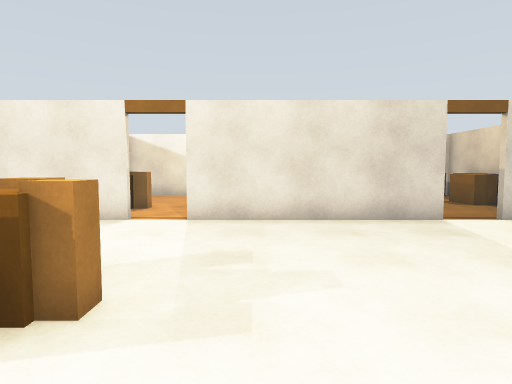
view 1 (above)

21 first-person views from a walk through a Gazebo world. The camera is 1.3 m above the floor, tilts 4° down and sees 75° across. The floor is counted in squares, 1 m on a side. Each view is taken from the middle of a square. On the plan, view 1 faces up. The plan holds only what a view shows up to about 14 squares ahead; the rest is blank.

view 2
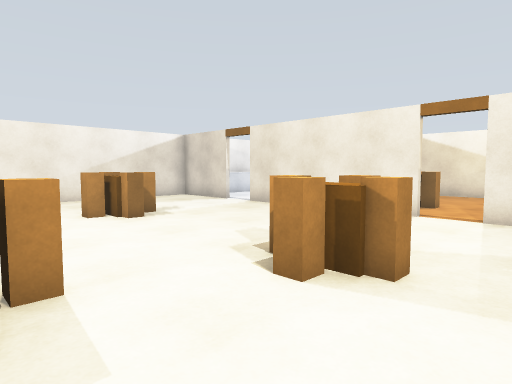

view 3
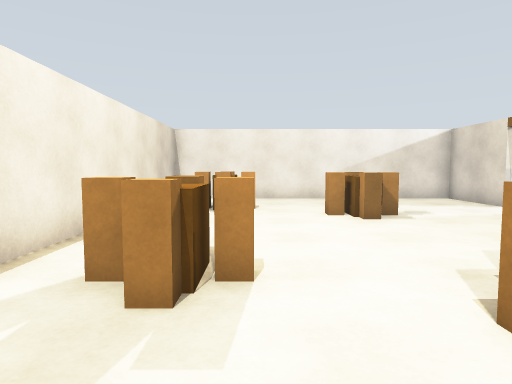

view 4
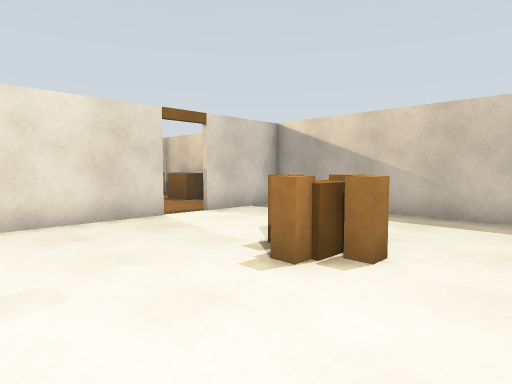

view 5
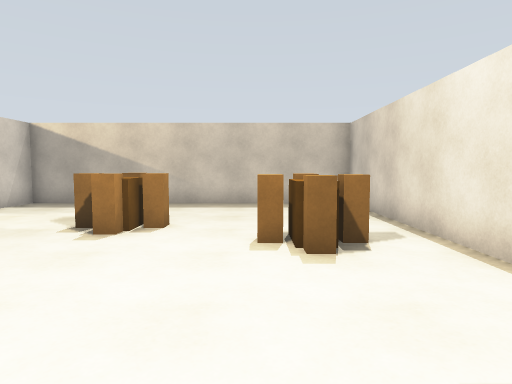

view 6
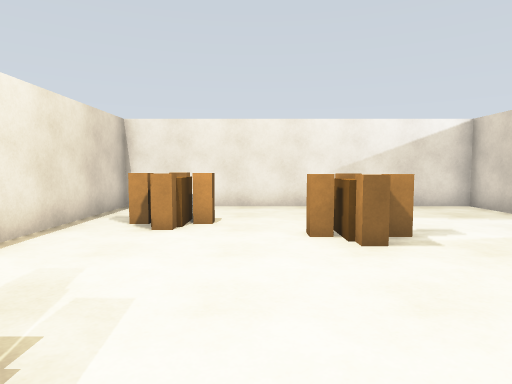

view 7
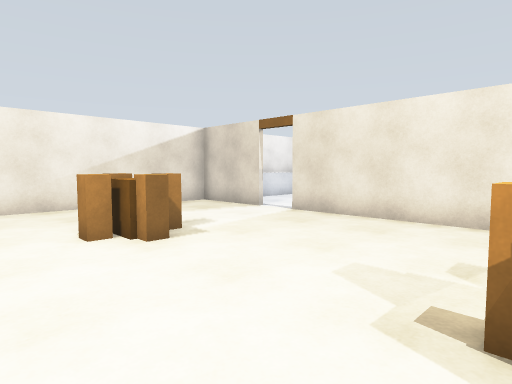

view 8
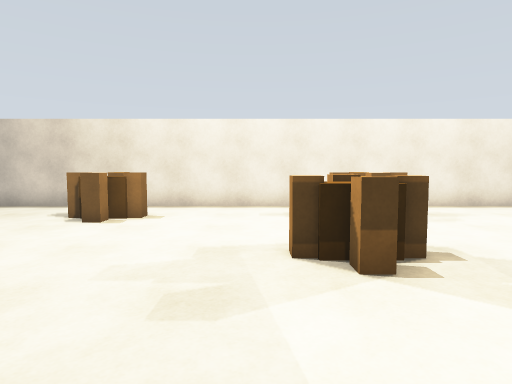

view 9
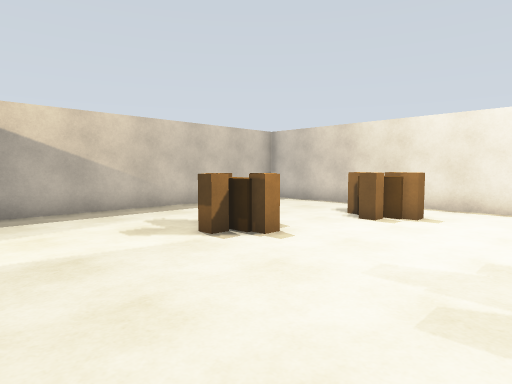

view 10
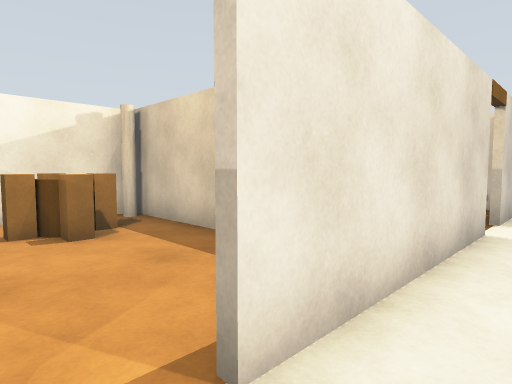

view 11
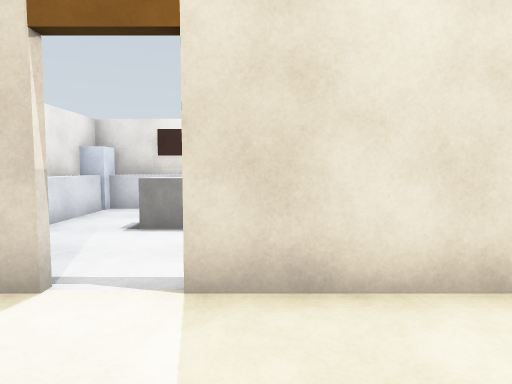

view 12
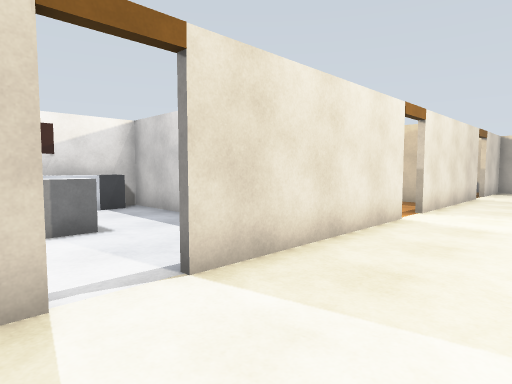

view 13
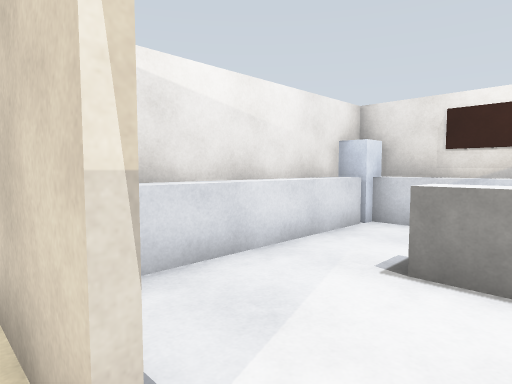

view 14
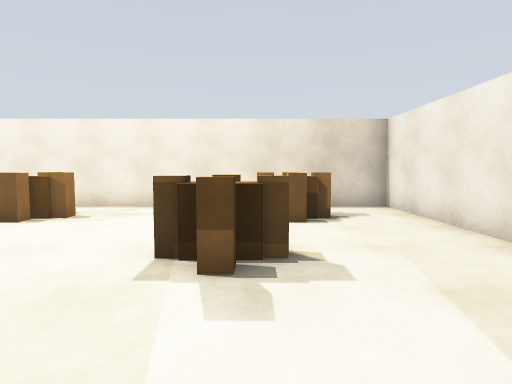

view 15
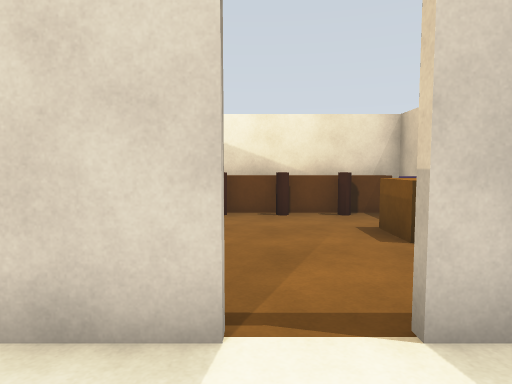

view 16
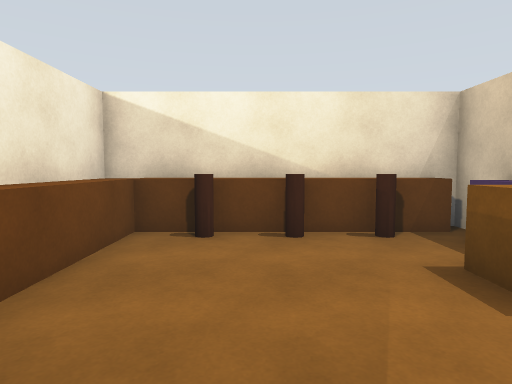

view 17
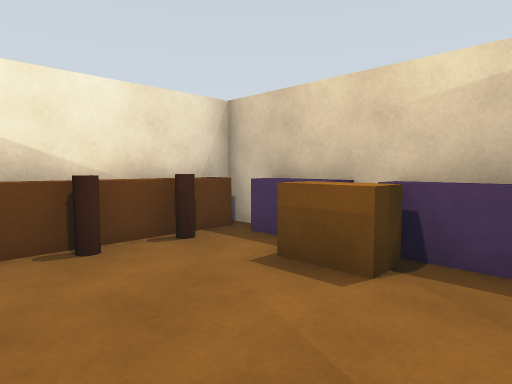

view 18
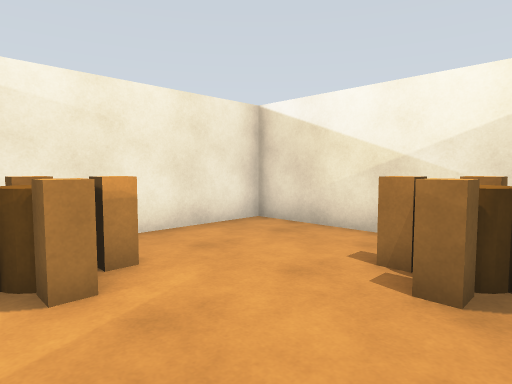

view 19
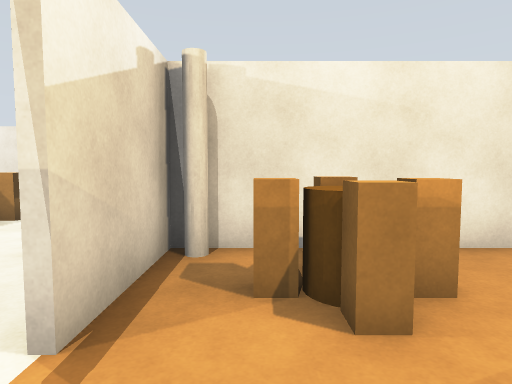

view 20
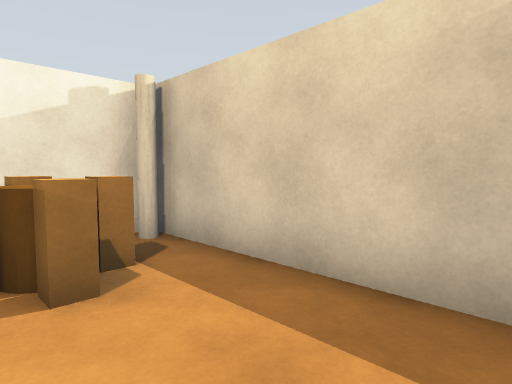

view 21
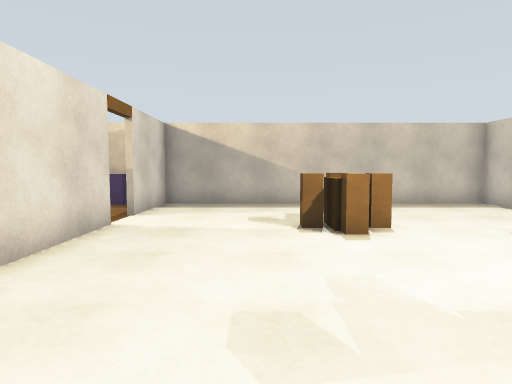

### Floor plan
Ten units are one square. View 1 is at (0, 0); x grows to the right and y downward. Boxes are objects, and circles mark ways between rooms. Rooms are numbered by the first view taken in them; rooms with no view inside come last. Other rooms are left out.
<svg viewBox="-150 -170 250 210">
<path fill="none" stroke="#000" d="M-31 -84 -98 -84M49 -84 -18 -84M-111 -84 -145 -84 -145 35 95 35 95 -84 62 -84M11 -165 -64 -165 -64 -86 -32 -86M95 -106 95 -165 15 -165M95 -91 95 -105M89 -96 89 -122M-111 -165 -139 -165M-145 -155 -145 -101M-66 -136 -66 -165 -95 -165"/>
<rect x="-125" y="5" width="10" height="10" fill="#bbb"><title>brown box</title></rect>
<rect x="-115" y="15" width="10" height="10" fill="#bbb"><title>brown box</title></rect>
<rect x="-115" y="5" width="10" height="10" fill="#bbb"><title>brown box</title></rect>
<rect x="-115" y="-5" width="10" height="10" fill="#bbb"><title>brown box</title></rect>
<rect x="-105" y="5" width="10" height="10" fill="#bbb"><title>brown box</title></rect>
<rect x="-105" y="-25" width="10" height="10" fill="#bbb"><title>brown box</title></rect>
<rect x="-105" y="-35" width="10" height="10" fill="#bbb"><title>brown box</title></rect>
<rect x="-105" y="-45" width="10" height="10" fill="#bbb"><title>brown box</title></rect>
<rect x="-95" y="-35" width="10" height="10" fill="#bbb"><title>brown box</title></rect>
<rect x="-55" y="5" width="10" height="10" fill="#bbb"><title>brown box</title></rect>
<rect x="-45" y="15" width="10" height="10" fill="#bbb"><title>brown box</title></rect>
<rect x="-45" y="5" width="10" height="10" fill="#bbb"><title>brown box</title></rect>
<rect x="-45" y="-5" width="10" height="10" fill="#bbb"><title>brown box</title></rect>
<rect x="-35" y="5" width="10" height="10" fill="#bbb"><title>brown box</title></rect>
<rect x="-35" y="-25" width="10" height="10" fill="#bbb"><title>brown box</title></rect>
<rect x="-35" y="-35" width="10" height="10" fill="#bbb"><title>brown box</title></rect>
<rect x="-35" y="-45" width="10" height="10" fill="#bbb"><title>brown box</title></rect>
<rect x="-25" y="-35" width="10" height="10" fill="#bbb"><title>brown box</title></rect>
<rect x="15" y="5" width="10" height="10" fill="#bbb"><title>brown box</title></rect>
<rect x="25" y="15" width="10" height="10" fill="#bbb"><title>brown box</title></rect>
<rect x="25" y="5" width="10" height="10" fill="#bbb"><title>brown box</title></rect>
<rect x="25" y="-5" width="10" height="10" fill="#bbb"><title>brown box</title></rect>
<rect x="35" y="5" width="10" height="10" fill="#bbb"><title>brown box</title></rect>
<rect x="35" y="-25" width="10" height="10" fill="#bbb"><title>brown box</title></rect>
<rect x="35" y="-35" width="10" height="10" fill="#bbb"><title>brown box</title></rect>
<rect x="35" y="-45" width="10" height="10" fill="#bbb"><title>brown box</title></rect>
<rect x="45" y="-35" width="10" height="10" fill="#bbb"><title>other object</title></rect>
<rect x="-65" y="-95" width="10" height="10" fill="#bbb"><title>white pole</title></rect>
<rect x="-55" y="-105" width="10" height="10" fill="#bbb"><title>brown box</title></rect>
<rect x="-55" y="-115" width="10" height="10" fill="#bbb"><title>brown box</title></rect>
<rect x="-55" y="-125" width="10" height="10" fill="#bbb"><title>brown box</title></rect>
<rect x="-45" y="-115" width="10" height="10" fill="#bbb"><title>brown box</title></rect>
<rect x="-25" y="-155" width="10" height="10" fill="#bbb"><title>brown box</title></rect>
<rect x="-15" y="-145" width="10" height="10" fill="#bbb"><title>brown box</title></rect>
<rect x="-15" y="-155" width="10" height="10" fill="#bbb"><title>brown box</title></rect>
<rect x="-5" y="-155" width="10" height="10" fill="#bbb"><title>brown box</title></rect>
<rect x="5" y="-165" width="10" height="10" fill="#bbb"><title>white pole</title></rect>
<rect x="15" y="-165" width="10" height="70" fill="#bbb"><title>brown box</title></rect>
<rect x="25" y="-165" width="70" height="10" fill="#bbb"><title>brown box</title></rect>
<rect x="35" y="-155" width="10" height="10" fill="#bbb"><title>brown cylinder</title></rect>
<rect x="55" y="-155" width="10" height="10" fill="#bbb"><title>brown cylinder</title></rect>
<rect x="65" y="-155" width="10" height="10" fill="#bbb"><title>brown cylinder</title></rect>
<rect x="75" y="-135" width="10" height="20" fill="#bbb"><title>brown box</title></rect>
<rect x="85" y="-155" width="10" height="30" fill="#bbb"><title>purple box</title></rect>
<rect x="-145" y="-145" width="10" height="60" fill="#bbb"><title>counter</title></rect>
<rect x="-145" y="-165" width="10" height="20" fill="#bbb"><title>fridge</title></rect>
<rect x="-135" y="-165" width="20" height="10" fill="#bbb"><title>counter</title></rect>
<rect x="-115" y="-135" width="20" height="20" fill="#bbb"><title>grey box</title></rect>
<rect x="-115" y="-165" width="20" height="10" fill="#bbb"><title>sign</title></rect>
<rect x="-95" y="-165" width="10" height="10" fill="#bbb"><title>counter</title></rect>
<rect x="-85" y="-165" width="20" height="10" fill="#bbb"><title>dark grey box</title></rect>
<circle cx="-25" cy="-90" r="3" fill="#2a7"/>
<circle cx="55" cy="-90" r="3" fill="#2a7"/>
<circle cx="-105" cy="-90" r="3" fill="#2a7"/>
<text x="-30" y="-30">1</text>
<text x="10" y="-130">2</text>
<text x="-110" y="-130">3</text>
</svg>
Room 1 opens to room 2. Room 1 opens to room 3.

Where each view was taken, in squares from view 1:
view 1: 0 up, 0 right, facing up
view 2: 1 down, 0 right, facing up-left
view 3: 0 up, 0 right, facing left
view 4: 0 up, 0 right, facing up-right
view 5: 0 up, 3 left, facing right
view 6: 1 up, 3 left, facing left
view 7: 0 up, 3 left, facing up-left
view 8: 8 up, 1 left, facing down
view 9: 8 up, 1 left, facing down-right
view 10: 7 up, 3 left, facing up-right
view 11: 5 up, 9 left, facing up
view 12: 5 up, 12 left, facing up-right
view 13: 8 up, 10 left, facing up-left
view 14: 8 up, 10 left, facing down
view 15: 6 up, 5 right, facing up
view 16: 9 up, 5 right, facing up
view 17: 10 up, 4 right, facing up-right
view 18: 10 up, 0 right, facing up-left
view 19: 10 up, 1 left, facing left
view 20: 10 up, 2 left, facing up-right
view 21: 5 up, 3 left, facing right
